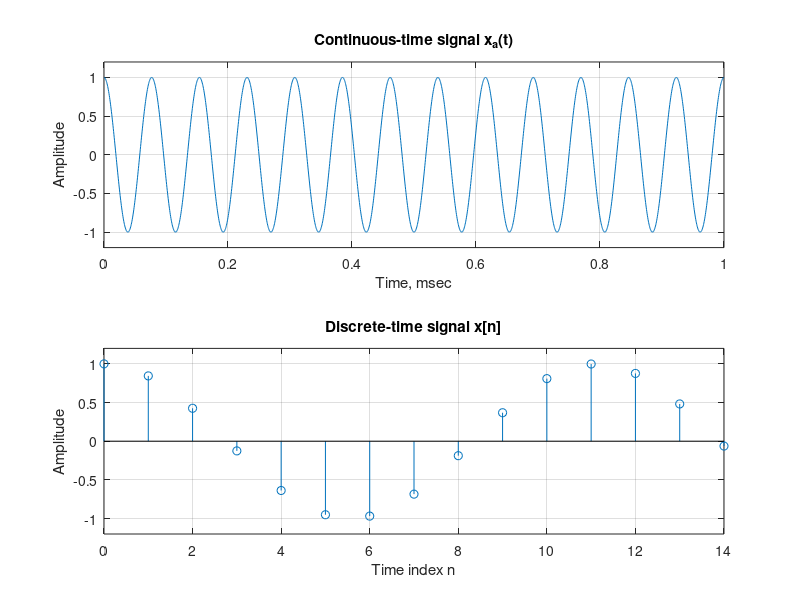

MATLAB code for this plot:
% Program b
% Illustration of the Sampling Process 
% in the Time-Domain
clf;
t = 0:0.0005:1;
f = 13;
xa = cos(2*pi*f*t);
subplot(2,1,1)
plot(t,xa);grid
xlabel('Time, msec');ylabel('Amplitude');
title('Continuous-time signal x_{a}(t)');
axis([0 1 -1.2 1.2])
subplot(2,1,2);
T = 0.07;
n = 0:T:1;
xs = cos(2*pi*f*n);
k = 0:length(n)-1;
stem(k,xs);grid;
xlabel('Time index n');ylabel('Amplitude');
title('Discrete-time signal x[n]');
axis([0 (length(n)-1) -1.2 1.2])
